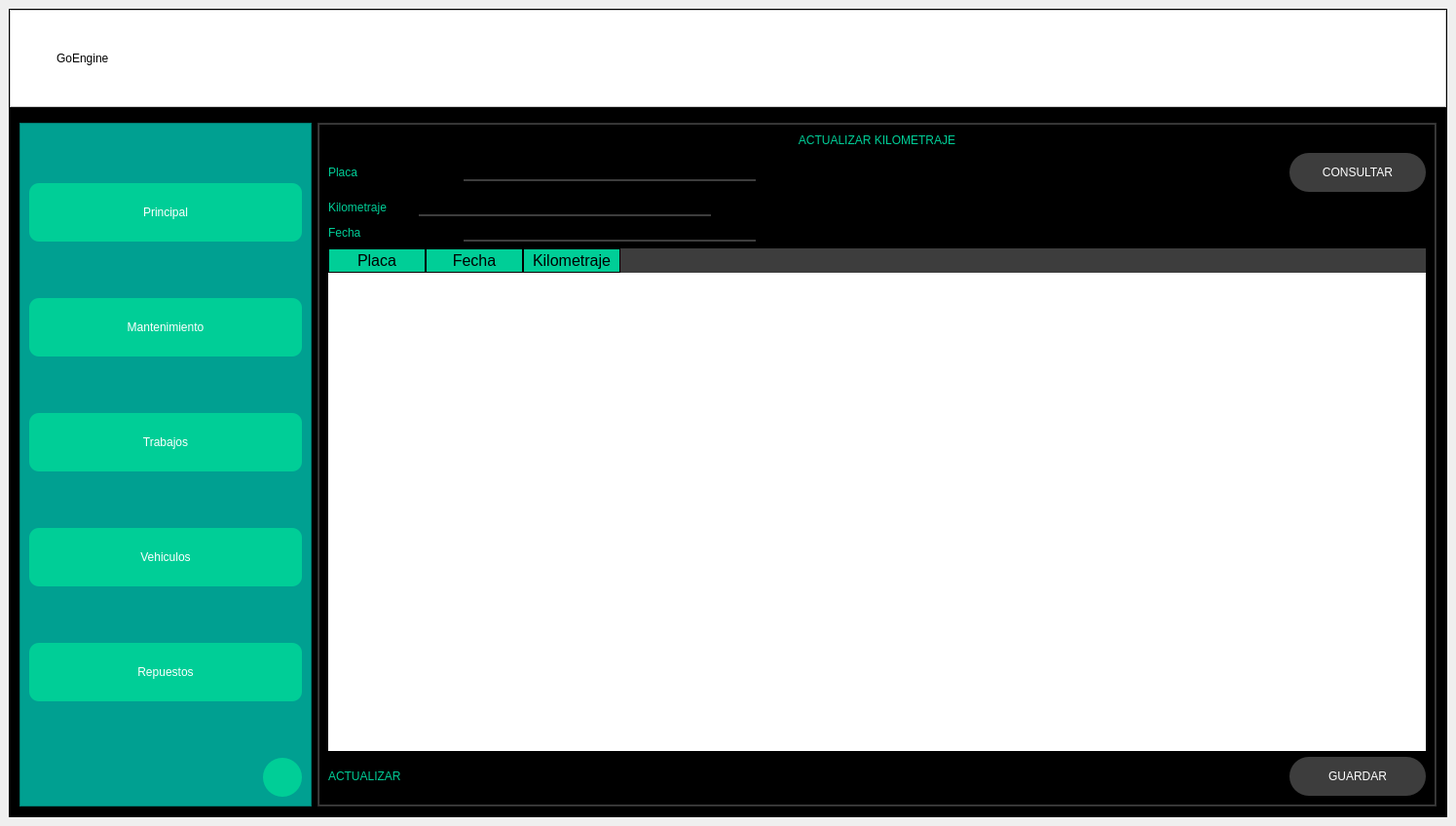
<?xml version="1.0" encoding="UTF-8"?>
<ui version="4.0">
 <class>MainWindow</class>
 <widget class="QMainWindow" name="MainWindow">
  <property name="geometry">
   <rect>
    <x>0</x>
    <y>0</y>
    <width>1495</width>
    <height>848</height>
   </rect>
  </property>
  <property name="windowTitle">
   <string>MainWindow</string>
  </property>
  <widget class="QWidget" name="centralwidget">
   <layout class="QVBoxLayout" name="verticalLayout_5">
    <item>
     <widget class="QFrame" name="frame">
      <property name="styleSheet">
       <string notr="true">background-color: rgb(0, 0, 0);</string>
      </property>
      <property name="frameShape">
       <enum>QFrame::StyledPanel</enum>
      </property>
      <property name="frameShadow">
       <enum>QFrame::Raised</enum>
      </property>
      <layout class="QVBoxLayout" name="verticalLayout_2" stretch="1,8">
       <property name="leftMargin">
        <number>0</number>
       </property>
       <property name="topMargin">
        <number>0</number>
       </property>
       <property name="rightMargin">
        <number>0</number>
       </property>
       <property name="bottomMargin">
        <number>0</number>
       </property>
       <item>
        <widget class="QFrame" name="frame_superior">
         <property name="sizePolicy">
          <sizepolicy hsizetype="Preferred" vsizetype="Fixed">
           <horstretch>0</horstretch>
           <verstretch>0</verstretch>
          </sizepolicy>
         </property>
         <property name="minimumSize">
          <size>
           <width>0</width>
           <height>100</height>
          </size>
         </property>
         <property name="styleSheet">
          <string notr="true">QFrame{
	font: 30pt &quot;Old English Text MT&quot;;
	font: 30pt &quot;Bauhaus 93&quot;;
	background-color: rgb(255, 255, 255);
}
QPushButton{
	background-color: #000000ff;
	border-radius:20px;
}
QPushButton:hover{
	background-color: rgb(61, 61, 61);
	border-radius:20px;
}
</string>
         </property>
         <property name="frameShape">
          <enum>QFrame::StyledPanel</enum>
         </property>
         <property name="frameShadow">
          <enum>QFrame::Raised</enum>
         </property>
         <layout class="QHBoxLayout" name="horizontalLayout">
          <property name="topMargin">
           <number>0</number>
          </property>
          <property name="bottomMargin">
           <number>0</number>
          </property>
          <item>
           <widget class="QPushButton" name="bt_menu">
            <property name="text">
             <string/>
            </property>
            <property name="icon">
             <iconset>
              <normaloff>menu.png</normaloff>menu.png</iconset>
            </property>
            <property name="iconSize">
             <size>
              <width>38</width>
              <height>38</height>
             </size>
            </property>
           </widget>
          </item>
          <item>
           <widget class="QLabel" name="lb_GoEngine">
            <property name="text">
             <string>GoEngine</string>
            </property>
           </widget>
          </item>
          <item>
           <spacer name="horizontalSpacer">
            <property name="orientation">
             <enum>Qt::Horizontal</enum>
            </property>
            <property name="sizeHint" stdset="0">
             <size>
              <width>457</width>
              <height>20</height>
             </size>
            </property>
           </spacer>
          </item>
          <item>
           <widget class="QPushButton" name="bt_minimizar">
            <property name="text">
             <string/>
            </property>
            <property name="icon">
             <iconset>
              <normaloff>extender.png</normaloff>extender.png</iconset>
            </property>
            <property name="iconSize">
             <size>
              <width>38</width>
              <height>38</height>
             </size>
            </property>
           </widget>
          </item>
          <item>
           <widget class="QPushButton" name="bt_colapsar">
            <property name="text">
             <string/>
            </property>
            <property name="icon">
             <iconset>
              <normaloff>contraer.png</normaloff>contraer.png</iconset>
            </property>
            <property name="iconSize">
             <size>
              <width>38</width>
              <height>38</height>
             </size>
            </property>
           </widget>
          </item>
          <item>
           <widget class="QPushButton" name="bt_cerrar">
            <property name="text">
             <string/>
            </property>
            <property name="icon">
             <iconset>
              <normaloff>cerrar.png</normaloff>cerrar.png</iconset>
            </property>
            <property name="iconSize">
             <size>
              <width>38</width>
              <height>38</height>
             </size>
            </property>
           </widget>
          </item>
         </layout>
        </widget>
       </item>
       <item>
        <widget class="QFrame" name="frame_contenido">
         <property name="frameShape">
          <enum>QFrame::StyledPanel</enum>
         </property>
         <property name="frameShadow">
          <enum>QFrame::Raised</enum>
         </property>
         <layout class="QHBoxLayout" name="horizontalLayout_2">
          <item alignment="Qt::AlignLeft">
           <widget class="QFrame" name="frame_menu">
            <property name="minimumSize">
             <size>
              <width>300</width>
              <height>0</height>
             </size>
            </property>
            <property name="maximumSize">
             <size>
              <width>0</width>
              <height>16777215</height>
             </size>
            </property>
            <property name="styleSheet">
             <string notr="true">
QFrame{
	background-color: rgb(255, 255, 255);
background-color: rgb(0, 206, 151);
	background-color: rgb(0, 160, 145);
}
QPushButton{
	background-color: rgb(0, 206, 151);
	border-radius:10px;
	color: rgb(255, 255, 255);
	font: 77 10pt &quot;Arial Black&quot;;
}
QPushButton:hover{
	background-color:rgb(229, 229, 229);
	border-radius:10px;

	color: rgb(0,0,0);
	font: 77 10pt &quot;Arial Black&quot;;
}</string>
            </property>
            <property name="frameShape">
             <enum>QFrame::StyledPanel</enum>
            </property>
            <property name="frameShadow">
             <enum>QFrame::Raised</enum>
            </property>
            <layout class="QVBoxLayout" name="verticalLayout_3">
             <item>
              <spacer name="verticalSpacer_10">
               <property name="orientation">
                <enum>Qt::Vertical</enum>
               </property>
               <property name="sizeHint" stdset="0">
                <size>
                 <width>20</width>
                 <height>40</height>
                </size>
               </property>
              </spacer>
             </item>
             <item>
              <widget class="QPushButton" name="bt_nav_prin">
               <property name="sizePolicy">
                <sizepolicy hsizetype="Minimum" vsizetype="Fixed">
                 <horstretch>0</horstretch>
                 <verstretch>0</verstretch>
                </sizepolicy>
               </property>
               <property name="minimumSize">
                <size>
                 <width>140</width>
                 <height>60</height>
                </size>
               </property>
               <property name="text">
                <string>Principal</string>
               </property>
              </widget>
             </item>
             <item>
              <spacer name="verticalSpacer_11">
               <property name="orientation">
                <enum>Qt::Vertical</enum>
               </property>
               <property name="sizeHint" stdset="0">
                <size>
                 <width>20</width>
                 <height>40</height>
                </size>
               </property>
              </spacer>
             </item>
             <item>
              <widget class="QPushButton" name="bt_nav_man">
               <property name="sizePolicy">
                <sizepolicy hsizetype="Minimum" vsizetype="Fixed">
                 <horstretch>0</horstretch>
                 <verstretch>0</verstretch>
                </sizepolicy>
               </property>
               <property name="minimumSize">
                <size>
                 <width>150</width>
                 <height>60</height>
                </size>
               </property>
               <property name="text">
                <string>Mantenimiento</string>
               </property>
              </widget>
             </item>
             <item>
              <spacer name="verticalSpacer_12">
               <property name="orientation">
                <enum>Qt::Vertical</enum>
               </property>
               <property name="sizeHint" stdset="0">
                <size>
                 <width>20</width>
                 <height>40</height>
                </size>
               </property>
              </spacer>
             </item>
             <item>
              <widget class="QPushButton" name="bt_nav_tra">
               <property name="sizePolicy">
                <sizepolicy hsizetype="Minimum" vsizetype="Fixed">
                 <horstretch>0</horstretch>
                 <verstretch>0</verstretch>
                </sizepolicy>
               </property>
               <property name="minimumSize">
                <size>
                 <width>140</width>
                 <height>60</height>
                </size>
               </property>
               <property name="text">
                <string>Trabajos</string>
               </property>
              </widget>
             </item>
             <item>
              <spacer name="verticalSpacer_13">
               <property name="orientation">
                <enum>Qt::Vertical</enum>
               </property>
               <property name="sizeHint" stdset="0">
                <size>
                 <width>20</width>
                 <height>40</height>
                </size>
               </property>
              </spacer>
             </item>
             <item>
              <widget class="QPushButton" name="bt_nav_veh">
               <property name="sizePolicy">
                <sizepolicy hsizetype="Minimum" vsizetype="Fixed">
                 <horstretch>0</horstretch>
                 <verstretch>0</verstretch>
                </sizepolicy>
               </property>
               <property name="minimumSize">
                <size>
                 <width>140</width>
                 <height>60</height>
                </size>
               </property>
               <property name="text">
                <string>Vehiculos</string>
               </property>
              </widget>
             </item>
             <item>
              <spacer name="verticalSpacer_14">
               <property name="orientation">
                <enum>Qt::Vertical</enum>
               </property>
               <property name="sizeHint" stdset="0">
                <size>
                 <width>20</width>
                 <height>40</height>
                </size>
               </property>
              </spacer>
             </item>
             <item>
              <widget class="QPushButton" name="bt_nav_rep">
               <property name="sizePolicy">
                <sizepolicy hsizetype="Minimum" vsizetype="Fixed">
                 <horstretch>0</horstretch>
                 <verstretch>0</verstretch>
                </sizepolicy>
               </property>
               <property name="minimumSize">
                <size>
                 <width>140</width>
                 <height>60</height>
                </size>
               </property>
               <property name="text">
                <string>Repuestos</string>
               </property>
              </widget>
             </item>
             <item>
              <spacer name="verticalSpacer_15">
               <property name="orientation">
                <enum>Qt::Vertical</enum>
               </property>
               <property name="sizeHint" stdset="0">
                <size>
                 <width>20</width>
                 <height>40</height>
                </size>
               </property>
              </spacer>
             </item>
             <item alignment="Qt::AlignRight">
              <widget class="QPushButton" name="bt_ingreso">
               <property name="sizePolicy">
                <sizepolicy hsizetype="Fixed" vsizetype="Fixed">
                 <horstretch>40</horstretch>
                 <verstretch>40</verstretch>
                </sizepolicy>
               </property>
               <property name="minimumSize">
                <size>
                 <width>40</width>
                 <height>40</height>
                </size>
               </property>
               <property name="styleSheet">
                <string notr="true">QPushButton{
	background-color: rgb(0, 206, 151);
	border-radius:20px;
	color: rgb(255, 255, 255);
	font: 77 10pt &quot;Arial Black&quot;;
}
QPushButton:hover{
	background-color:rgb(229, 229, 229);
	border-radius:20px;

	color: rgb(0,0,0);
	font: 77 10pt &quot;Arial Black&quot;;
}</string>
               </property>
               <property name="text">
                <string/>
               </property>
               <property name="icon">
                <iconset>
                 <normaloff>avatar.png</normaloff>avatar.png</iconset>
               </property>
               <property name="iconSize">
                <size>
                 <width>25</width>
                 <height>25</height>
                </size>
               </property>
              </widget>
             </item>
            </layout>
           </widget>
          </item>
          <item>
           <widget class="QFrame" name="frame_paginas">
            <property name="styleSheet">
             <string notr="true">QFrame{
	
	background-color: rgb(61, 61, 61);
}
QLabel{
	font: 87 14pt &quot;Arial Black&quot;;
	background-color:#000000ff;
	color: rgb(0, 206, 151);
	border:0px solid #14C8DC;
}
QLineEdit{
	border:0px;
	color: rgb(255, 255, 255);
	border-bottom:2px solid  rgb(61, 61, 61);
	font: 75 14pt &quot;Times New Roman&quot;;
	
}
QPushButton{
	background-color: rgb(61, 61, 61);
	border-radius:20px;
	color: rgb(255, 255, 255);
	font: 77 10pt &quot;Arial Black&quot;;
}

QPushButton:hover{
	background-color:rgb(0, 206, 151);
	border-radius:20px;
	color: rgb(0,0,0);
	font: 77 10pt &quot;Arial Black&quot;;
}

QTableWidget{
	background-color:rgb(255, 255, 255);
	color: rgb(0,0,0);
	gridline-color: rgb(0, 206, 151);
	border:0px;
	color: rgb(255, 255, 255);
	font-size: 12pt;
	color: #000000;
}
QHeaderView::section{
	background-color:rgb(0, 206, 151);
	border:1px solid rgb(0,0,0);
	font-size:12pt;
}
QTableWidgetQTableCornerButton::section{
	background-color:rgb(0,0,0);
	border:1px solid rgb(0, 206, 151);
}
</string>
            </property>
            <property name="frameShape">
             <enum>QFrame::StyledPanel</enum>
            </property>
            <property name="frameShadow">
             <enum>QFrame::Raised</enum>
            </property>
            <layout class="QVBoxLayout" name="verticalLayout_4">
             <property name="spacing">
              <number>0</number>
             </property>
             <property name="leftMargin">
              <number>1</number>
             </property>
             <property name="topMargin">
              <number>1</number>
             </property>
             <property name="rightMargin">
              <number>1</number>
             </property>
             <property name="bottomMargin">
              <number>1</number>
             </property>
             <item>
              <widget class="QStackedWidget" name="stackedWidget">
               <widget class="QWidget" name="page_ActKm">
                <layout class="QVBoxLayout" name="verticalLayout">
                 <item>
                  <widget class="QLabel" name="label_4">
                   <property name="text">
                    <string>ACTUALIZAR KILOMETRAJE</string>
                   </property>
                   <property name="alignment">
                    <set>Qt::AlignCenter</set>
                   </property>
                  </widget>
                 </item>
                 <item>
                  <layout class="QHBoxLayout" name="horizontalLayout_10">
                   <item>
                    <widget class="QLabel" name="label_17">
                     <property name="text">
                      <string>Placa</string>
                     </property>
                    </widget>
                   </item>
                   <item>
                    <spacer name="horizontalSpacer_5">
                     <property name="orientation">
                      <enum>Qt::Horizontal</enum>
                     </property>
                     <property name="sizeType">
                      <enum>QSizePolicy::Fixed</enum>
                     </property>
                     <property name="sizeHint" stdset="0">
                      <size>
                       <width>103</width>
                       <height>20</height>
                      </size>
                     </property>
                    </spacer>
                   </item>
                   <item>
                    <widget class="QLineEdit" name="tBox_pgAkm_Pla">
                     <property name="sizePolicy">
                      <sizepolicy hsizetype="Fixed" vsizetype="Fixed">
                       <horstretch>0</horstretch>
                       <verstretch>0</verstretch>
                      </sizepolicy>
                     </property>
                     <property name="minimumSize">
                      <size>
                       <width>300</width>
                       <height>0</height>
                      </size>
                     </property>
                    </widget>
                   </item>
                   <item>
                    <spacer name="horizontalSpacer_2">
                     <property name="orientation">
                      <enum>Qt::Horizontal</enum>
                     </property>
                     <property name="sizeHint" stdset="0">
                      <size>
                       <width>40</width>
                       <height>20</height>
                      </size>
                     </property>
                    </spacer>
                   </item>
                   <item>
                    <widget class="QPushButton" name="bt_pgAkm_Cons">
                     <property name="minimumSize">
                      <size>
                       <width>140</width>
                       <height>40</height>
                      </size>
                     </property>
                     <property name="text">
                      <string>CONSULTAR</string>
                     </property>
                    </widget>
                   </item>
                  </layout>
                 </item>
                 <item>
                  <layout class="QHBoxLayout" name="horizontalLayout_11">
                   <item>
                    <widget class="QLabel" name="label_18">
                     <property name="text">
                      <string>Kilometraje</string>
                     </property>
                    </widget>
                   </item>
                   <item>
                    <spacer name="horizontalSpacer_6">
                     <property name="orientation">
                      <enum>Qt::Horizontal</enum>
                     </property>
                     <property name="sizeType">
                      <enum>QSizePolicy::Fixed</enum>
                     </property>
                     <property name="sizeHint" stdset="0">
                      <size>
                       <width>27</width>
                       <height>20</height>
                      </size>
                     </property>
                    </spacer>
                   </item>
                   <item>
                    <widget class="QLineEdit" name="tBox_pgAkm_Km">
                     <property name="sizePolicy">
                      <sizepolicy hsizetype="Fixed" vsizetype="Fixed">
                       <horstretch>0</horstretch>
                       <verstretch>0</verstretch>
                      </sizepolicy>
                     </property>
                     <property name="minimumSize">
                      <size>
                       <width>300</width>
                       <height>0</height>
                      </size>
                     </property>
                    </widget>
                   </item>
                   <item>
                    <spacer name="horizontalSpacer_3">
                     <property name="orientation">
                      <enum>Qt::Horizontal</enum>
                     </property>
                     <property name="sizeHint" stdset="0">
                      <size>
                       <width>40</width>
                       <height>20</height>
                      </size>
                     </property>
                    </spacer>
                   </item>
                  </layout>
                 </item>
                 <item>
                  <layout class="QHBoxLayout" name="horizontalLayout_12">
                   <item>
                    <widget class="QLabel" name="label_19">
                     <property name="text">
                      <string>Fecha</string>
                     </property>
                    </widget>
                   </item>
                   <item>
                    <spacer name="horizontalSpacer_8">
                     <property name="orientation">
                      <enum>Qt::Horizontal</enum>
                     </property>
                     <property name="sizeType">
                      <enum>QSizePolicy::Fixed</enum>
                     </property>
                     <property name="sizeHint" stdset="0">
                      <size>
                       <width>99</width>
                       <height>20</height>
                      </size>
                     </property>
                    </spacer>
                   </item>
                   <item>
                    <widget class="QLineEdit" name="tBox_pgAkm_Fec">
                     <property name="sizePolicy">
                      <sizepolicy hsizetype="Fixed" vsizetype="Fixed">
                       <horstretch>0</horstretch>
                       <verstretch>0</verstretch>
                      </sizepolicy>
                     </property>
                     <property name="minimumSize">
                      <size>
                       <width>300</width>
                       <height>0</height>
                      </size>
                     </property>
                    </widget>
                   </item>
                   <item>
                    <spacer name="horizontalSpacer_4">
                     <property name="orientation">
                      <enum>Qt::Horizontal</enum>
                     </property>
                     <property name="sizeHint" stdset="0">
                      <size>
                       <width>40</width>
                       <height>20</height>
                      </size>
                     </property>
                    </spacer>
                   </item>
                  </layout>
                 </item>
                 <item>
                  <widget class="QTableWidget" name="tabla_pgAkm_Km">
                   <column>
                    <property name="text">
                     <string>Placa</string>
                    </property>
                   </column>
                   <column>
                    <property name="text">
                     <string>Fecha</string>
                    </property>
                   </column>
                   <column>
                    <property name="text">
                     <string>Kilometraje</string>
                    </property>
                   </column>
                  </widget>
                 </item>
                 <item>
                  <layout class="QHBoxLayout" name="horizontalLayout_6">
                   <item>
                    <widget class="QLabel" name="label_23">
                     <property name="text">
                      <string>ACTUALIZAR</string>
                     </property>
                    </widget>
                   </item>
                   <item>
                    <spacer name="horizontalSpacer_7">
                     <property name="orientation">
                      <enum>Qt::Horizontal</enum>
                     </property>
                     <property name="sizeHint" stdset="0">
                      <size>
                       <width>40</width>
                       <height>20</height>
                      </size>
                     </property>
                    </spacer>
                   </item>
                   <item>
                    <widget class="QPushButton" name="bt_pgElim_save">
                     <property name="minimumSize">
                      <size>
                       <width>140</width>
                       <height>40</height>
                      </size>
                     </property>
                     <property name="text">
                      <string>GUARDAR</string>
                     </property>
                    </widget>
                   </item>
                  </layout>
                 </item>
                </layout>
               </widget>
              </widget>
             </item>
            </layout>
           </widget>
          </item>
         </layout>
        </widget>
       </item>
      </layout>
     </widget>
    </item>
   </layout>
  </widget>
 </widget>
 <resources/>
 <connections/>
</ui>
